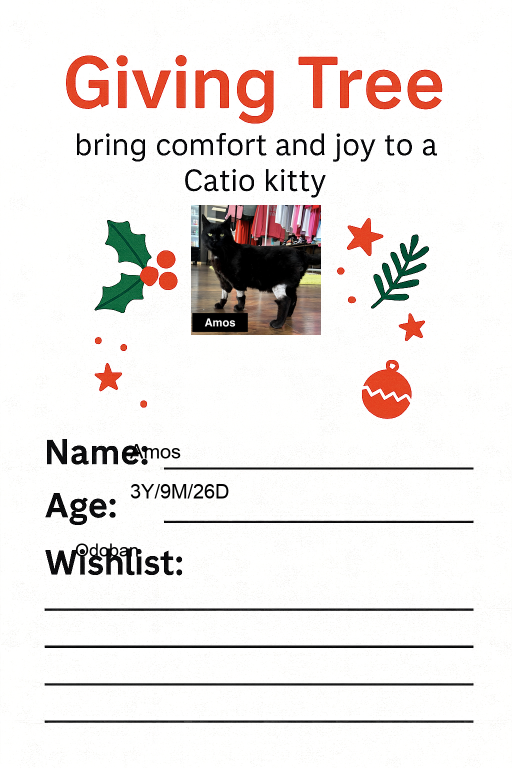
#> input picture giving_tree_output/Amos.png, 1024 x 1536 px (shown at 1/2 size); its folder holds only this picture in this run
$ python build_sheets.py
#> lines starting #> are read from the running program, lines starting #| are printed output that depends on the picture
import os
from math import ceil
from PIL import Image

# -----------------------------
# CONFIG
# -----------------------------

CARDS_FOLDER = "giving_tree_output"
SHEET_PDF_NAME = "giving_tree_sheets.pdf"

# US Letter 8.5x11 at 300 DPI, landscape
PAGE_WIDTH = 3300   # pixels (11 inches * 300)
PAGE_HEIGHT = 2550  # pixels (8.5 inches * 300)

CARDS_PER_PAGE = 3
MARGIN_X = 150      # left/right outer margin in px
MARGIN_Y = 150      # top/bottom margin in px

# -----------------------------
# HELPER
# -----------------------------

def chunk(lst, n):
    """Yield successive n-sized chunks from lst."""
    for i in range(0, len(lst), n):
        yield lst[i:i + n]

# -----------------------------
# MAIN
# -----------------------------

def build_sheets():
    # Grab all PNG cards
    files = [
        f for f in os.listdir(CARDS_FOLDER)
        if f.lower().endswith(".png")
    ]
    if not files:
        print("No PNG files found in", CARDS_FOLDER)
        return

    # Sort for consistent order
    files.sort()

    # Load one card to get original size
    sample_path = os.path.join(CARDS_FOLDER, files[0])
    with Image.open(sample_path) as im:
#> im is the input picture: PIL image 1024x1536 RGB; mean R, G, B 236.2, 231.4, 229.5
        card_w0, card_h0 = im.size
#> card_w0 = 1024; card_h0 = 1536

    pages = []

    # Pre-calc scale so 3 cards fit across and 1 row fits vertically
    available_width = PAGE_WIDTH - 2 * MARGIN_X
    slot_width = available_width // CARDS_PER_PAGE
    available_height = PAGE_HEIGHT - 2 * MARGIN_Y

    scale = min(
        slot_width / card_w0,
        available_height / card_h0
    )
#> scale = 0.977

    card_w = int(card_w0 * scale)
#> card_w = 1000
    card_h = int(card_h0 * scale)
#> card_h = 1500

    print(f"Original card size: {card_w0}x{card_h0}")
#| Original card size: 1024x1536
    print(f"Scaled card size:   {card_w}x{card_h}")
#| Scaled card size:   1000x1500
    print(f"Cards per page: {CARDS_PER_PAGE}")

    # Build pages
    for group in chunk(files, CARDS_PER_PAGE):
        page = Image.new("RGB", (PAGE_WIDTH, PAGE_HEIGHT), "white")
#> page: PIL image 3300x2550 RGB; every value is 255

        for i, filename in enumerate(group):
            card_path = os.path.join(CARDS_FOLDER, filename)
            with Image.open(card_path) as card_img:
                card = card_img.convert("RGB").resize((card_w, card_h), Image.LANCZOS)
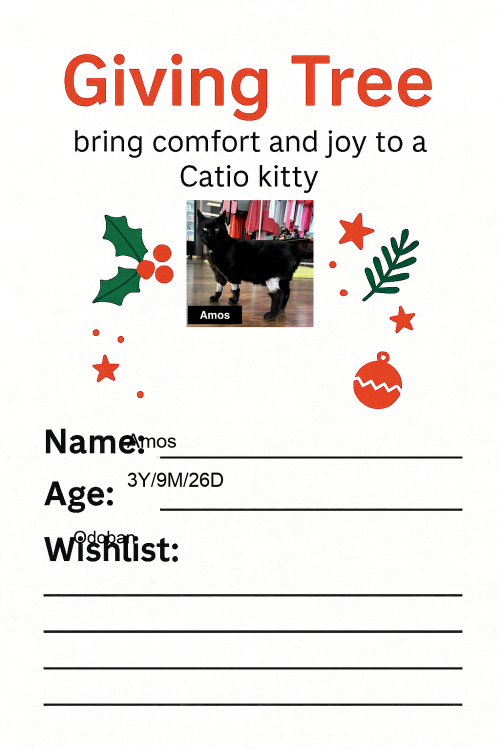
#> card: PIL image 1000x1500 RGB (shown at 1/2 size); mean R, G, B 236.1, 231.3, 229.4

            # Horizontal slot center
            x_slot_start = MARGIN_X + i * slot_width
            x_center = x_slot_start + slot_width // 2

            x0 = x_center - card_w // 2
#> x0 = 150
            y0 = (PAGE_HEIGHT - card_h) // 2  # vertically centered
#> y0 = 525

            page.paste(card, (x0, y0))
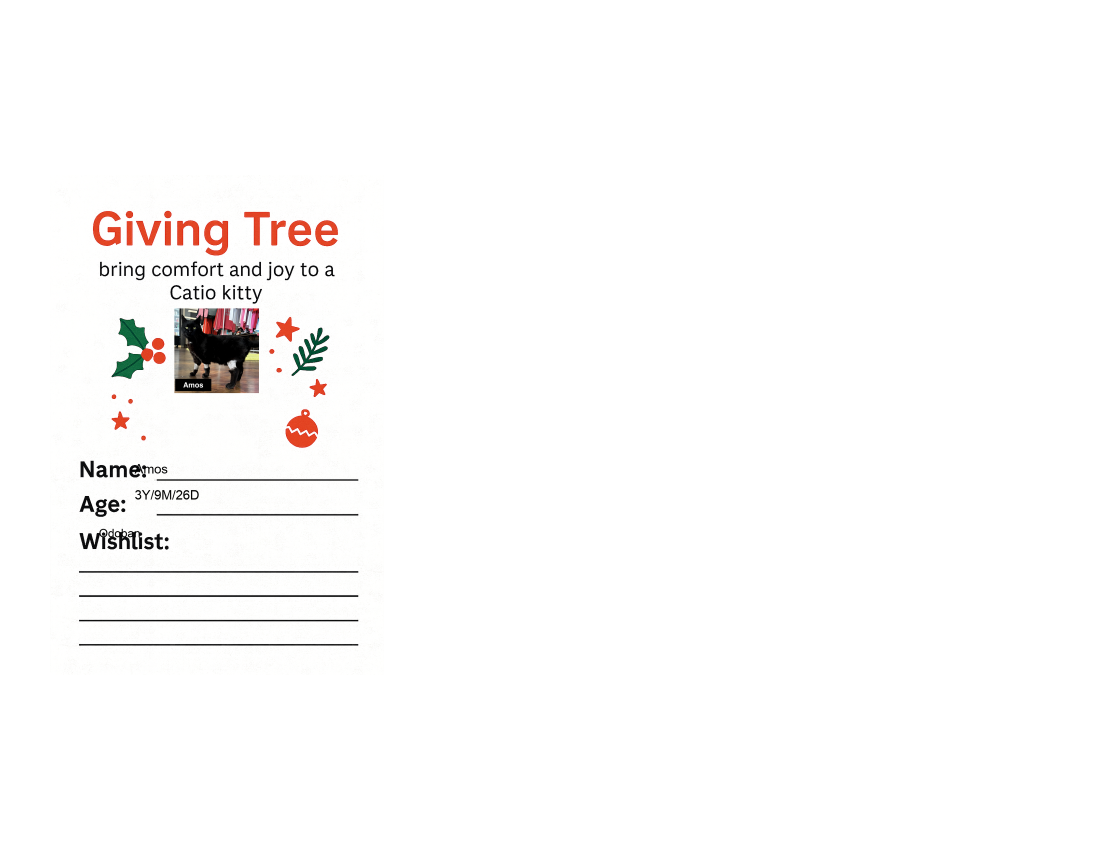
#> page: PIL image 3300x2550 RGB (shown at 1/3 size); mean R, G, B 251.6, 250.8, 250.4

        pages.append(page)

    # Save as multi-page PDF
    if pages:
        first, rest = pages[0], pages[1:]
#> rest = []
        first.save(
            SHEET_PDF_NAME,
            "PDF",
            resolution=300,
            save_all=True,
            append_images=rest
        )
        print(f"Saved multi-page PDF: {SHEET_PDF_NAME}")
    else:
        print("No pages created.")

if __name__ == "__main__":
    build_sheets()
